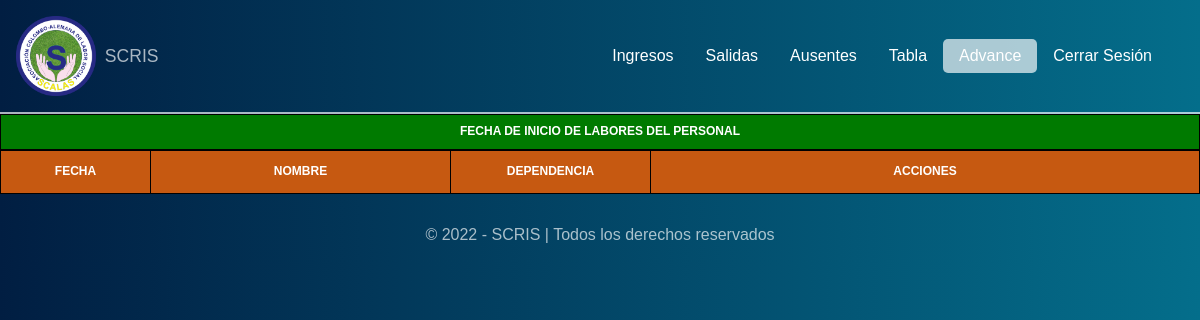
The app's page /inicio_labores.php (signed in), older data.
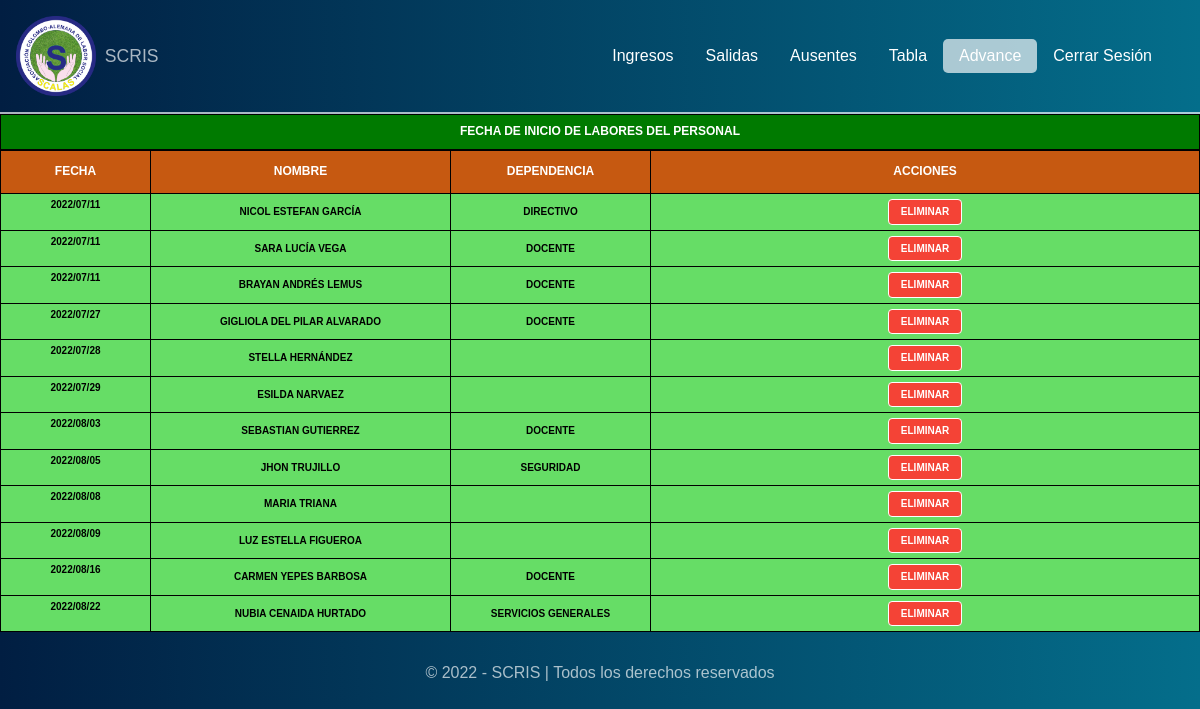
The same page, newer data.
### tables this page shows
CREATE TABLE "inicio_de_labores" (
  "id" integer NOT NULL PRIMARY KEY AUTOINCREMENT,
  "nombre" text NOT NULL,
  "fecha" text NOT NULL
);

### inicio_labores.php (the view, shortened to what this page needs)
<!DOCTYPE html>
<html lang="es">
<head>
    <link rel="stylesheet" href="css/normalize.css">
    <link rel="stylesheet" href="css/inicio.css">
</head>
<body>
    <header class="header">
        <div class="logo">
            <img src="img/logo.png" alt="">
            <h1>
                SCRIS
            </h1>
        </div>
        <nav class="nav">
            <a href="inicio.php" class="link__nav">Ingresos</a>
            <a href="salidas.php" class="link__nav">Salidas</a>
            <a href="ausentes.php" class="link__nav">Ausentes</a>
            <a href="tabla.php" class="link__nav">Tabla</a>
            <a href="avanzado.php" class="link__nav link__nav--active">Advance</a>
            <a href="cerrar.php" class="link__nav">Cerrar Sesión</a>
        </nav>
    </header>
    <section class="section">
        <div class="flex">
            <table class="tabla">
                <caption class="caption">
                    <h2 class="table-title">fecha de inicio de labores del personal</h2>
                </caption>
                <thead>
                    <tr>
                        <th class="fec">fecha</th>
                        <th class="nom">nombre</th>
                        <th class="dep">dependencia</th>
                        <th class="act">acciones</th>
                    </tr>
                </thead>
                <tbody>
                    <?php
                    $ruta = 'db/scris.db';
                    $conexion = conectar($ruta);
                    $sql = "SELECT * FROM inicio_de_labores ORDER BY fecha ASC";
                    $resultado = $conexion->query($sql);
                    while ($fila = $resultado->fetch()) {
                        $id = $fila['id'];
                        $fecha = $fila['fecha'];
                        $nombre = $fila['nombre'];
                        $sql2 = "SELECT dependencia FROM funcionarios WHERE nombre = '$nombre'";
                        $resultado2 = $conexion->query($sql2);
                        $dependencia = $resultado2->fetch();
                        $dependencia = $dependencia['dependencia'];
                        echo '
                     <tr>
                        <td><textarea class="fecha" data-class="' . $id . '">' . $fecha . '</textarea></td>
                        <td>' . $nombre . '</td>
                        <td>' . $dependencia . '</td>
                        <td><button class="btn-dlt" data-class="' . $id . '">Eliminar</button></td>
                     </tr>
                    ';
                    }
                    ?>
                </tbody>
            </table>
        </div>
    </section>
    <footer class="footer">
        <p>&copy; 2022 - SCRIS | Todos los derechos reservados</p>
    </footer>
</body>
</html>

### css/inicio.css (style rules this page uses)
body { background: linear-gradient(to right, #011e42, #046e8b); }
.header { display: flex; justify-content: space-between; align-items: center; padding: 1em; border-bottom: 2px solid rgba(255, 255, 255, 0.6666666667); }
.header .logo { display: flex; align-items: center; }
.header .logo img { width: 80%; max-width: 80px; }
.header .logo h1 { color: rgba(255, 255, 255, 0.6666666667); font-size: 1.1em; margin-left: 0.5em; font-weight: 300; }
.header .nav { display: flex; align-items: center; margin-right: 1em; }
.header .nav .link__nav { display: inline-block; padding: 0.5em 1em; text-decoration: none; color: #fff; border-radius: 5px; }
.header .nav .link__nav--active { background: rgba(255, 255, 255, 0.6666666667); }
.section { padding: 1em; margin-bottom: 1em; }

Row changes from the older to the newer data that the page shows:
added inicio_de_labores: id+fecha "2022/07/11", nombre "NICOL ESTEFAN GARCÍA", dependencia "DIRECTIVO"
added inicio_de_labores: id+fecha "2022/07/11", nombre "SARA LUCÍA VEGA", dependencia "DOCENTE"
added inicio_de_labores: id+fecha "2022/07/11", nombre "BRAYAN ANDRÉS LEMUS", dependencia "DOCENTE"
added inicio_de_labores: id+fecha "2022/07/27", nombre "GIGLIOLA DEL PILAR ALVARADO", dependencia "DOCENTE"
added inicio_de_labores: id+fecha "2022/07/28", nombre "STELLA HERNÁNDEZ"
added inicio_de_labores: id+fecha "2022/07/29", nombre "ESILDA NARVAEZ"
added inicio_de_labores: id+fecha "2022/08/03", nombre "SEBASTIAN GUTIERREZ", dependencia "DOCENTE"
added inicio_de_labores: id+fecha "2022/08/05", nombre "JHON TRUJILLO", dependencia "SEGURIDAD"
added inicio_de_labores: id+fecha "2022/08/08", nombre "MARIA TRIANA"
added inicio_de_labores: id+fecha "2022/08/09", nombre "LUZ ESTELLA FIGUEROA"
added inicio_de_labores: id+fecha "2022/08/16", nombre "CARMEN YEPES BARBOSA", dependencia "DOCENTE"
added inicio_de_labores: id+fecha "2022/08/22", nombre "NUBIA CENAIDA HURTADO", dependencia "SERVICIOS GENERALES"
